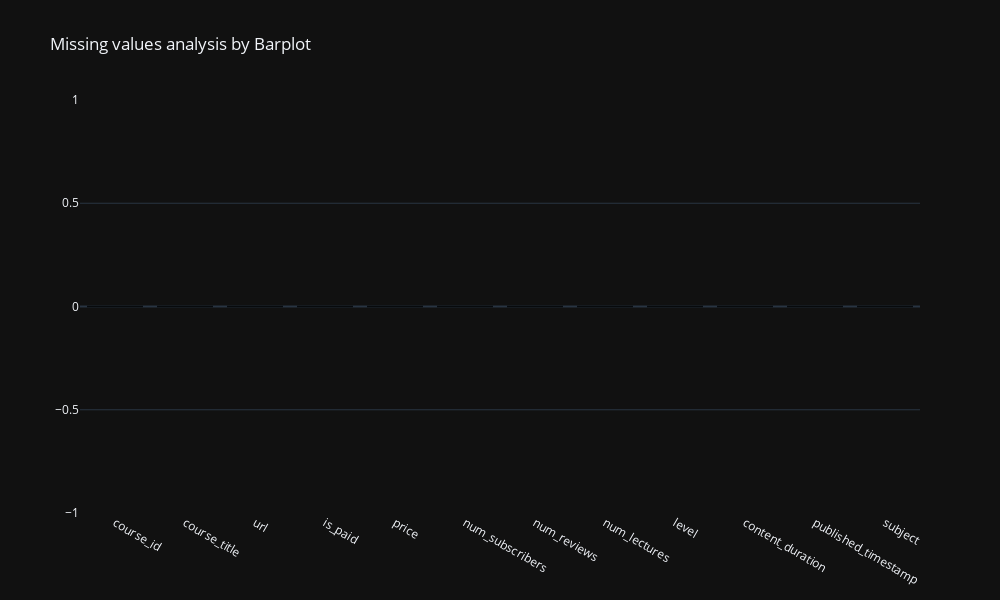

Notebook code for this chart:
### Code cell
check(df)
missing_plot(df)

### Figure 1 — Plotly figure (JSON) as saved in the notebook; plotly's stock layout.template omitted (floating-point values rounded to 4 significant figures)
{"data": [{"marker": {"color": "#D84E5F", "line": {"color": "#000000", "width": 1.5}}, "opacity": 0.8, "text": [0, 0, 0, 0, 0, 0, 0, 0, 0, 0, 0, 0], "textposition": "auto", "type": "bar", "x": ["course_id", "course_title", "url", "is_paid", "price", "num_subscribers", "num_reviews", "num_lectures", "level", "content_duration", "published_timestamp", "subject"], "y": [0, 0, 0, 0, 0, 0, 0, 0, 0, 0, 0, 0]}], "layout": {"height": 600, "title": {"text": "Missing values analysis by Barplot"}, "width": 1000, "xaxis": {"autorange": true, "range": [-0.5, 11.5], "type": "category"}, "yaxis": {"autorange": true, "range": [-1, 1], "type": "linear"}}}
